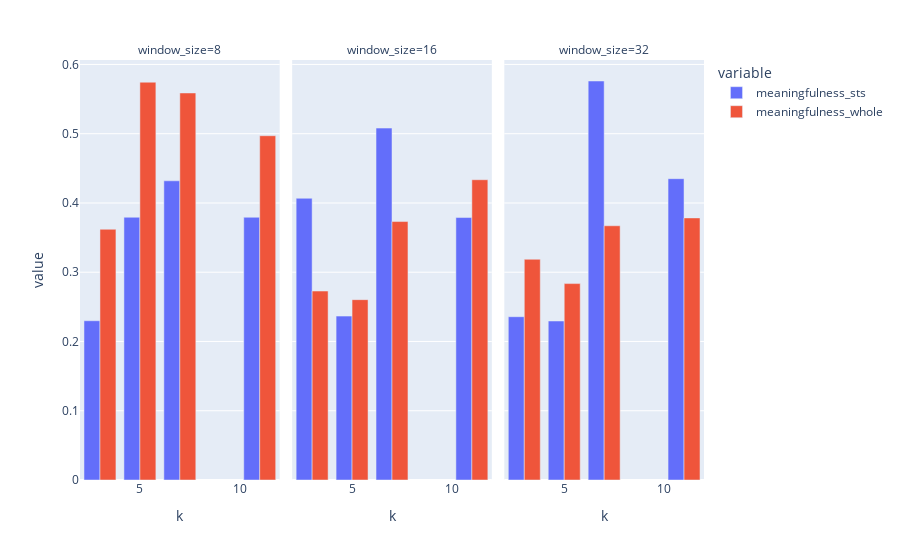

Here is the notebook cell this chart was saved with:
### Code cell
n = 10
r = 3
ks = np.array([3,5,7,11])
ws = np.array([8,16,32])

normalizers = ['none','snd','min-max']
cluster_algos = ['kmeans','agglo','gmm']
distance_metrics = ['eukl']
time_series = [np_spx_short,
               np_spx_long,
               np_min_daily_temp,
               np_bip_de,
               np_dax,
               np_dax_alltime,
               np_bitcoin_alltime]

current_normalizer = normalizers[2]
# used clustering algorithm
current_cluster_algo = cluster_algos[0]
# used time series
current_time_series = time_series[0]

current_distance_metric = distance_metrics[0]

# reduces de sampling size of the random sampled subsequences that are used for whole clustering
# if false the random samples matrix has the same height as the sts matrix
reduced_sampling_size = True
dim_red = False


# Here it begins
meaningfulness_sts = []
meaningfulness_whole = []

random_walk = create_random_walk(current_time_series)
# or other opposing timeseries
random_walk = time_series[5]


print("n: "+str(n)+", r: "+str(r))
for k in ks:
    for w in ws:
        sts,whole = calculate_meaningfulness(ts=current_time_series, random_walk=random_walk, n=n, k=k, w=w, r=r,
                                             normalizer=current_normalizer, dist_metric_name=current_distance_metric,
                                             cluster_algor_name=current_cluster_algo,
                                             reduced_sampling_size=reduced_sampling_size,
                                             dim_red=dim_red)
        meaningfulness_sts.append([w,k,sts])
        meaningfulness_whole.append([w,k,whole])
        print("k="+str(k)+", w="+str(w)+" -- STS: "+str(sts)+", Whole: "+str(whole)+"")

df_sts = pd.DataFrame(meaningfulness_sts, columns=['window_size','k','meaningfulness_sts'])
df_whole = pd.DataFrame(meaningfulness_whole, columns=['window_size','k','meaningfulness_whole'])

join_keys = ['window_size','k']
df_meaningfulness = pd.merge(left=df_sts, right=df_whole, right_on=join_keys, left_on=join_keys)
#display(df_meaningfulness)

df = df_meaningfulness.melt(id_vars=['window_size', 'k'])
px.bar(df, x='k', y='value', color='variable', barmode='group', facet_col='window_size')

### Figure 1 — Plotly figure (JSON) as saved in the notebook; plotly's stock layout.template omitted (floating-point values rounded to 4 significant figures)
{"data": [{"alignmentgroup": "True", "hovertemplate": "variable=meaningfulness_sts<br>window_size=8<br>k=%{x}<br>value=%{y}<extra></extra>", "legendgroup": "meaningfulness_sts", "marker": {"color": "#636efa"}, "name": "meaningfulness_sts", "offsetgroup": "meaningfulness_sts", "orientation": "v", "showlegend": true, "textposition": "auto", "type": "bar", "x": [3, 5, 7, 11], "xaxis": "x", "y": [0.2299, 0.3794, 0.432, 0.3793], "yaxis": "y"}, {"alignmentgroup": "True", "hovertemplate": "variable=meaningfulness_sts<br>window_size=16<br>k=%{x}<br>value=%{y}<extra></extra>", "legendgroup": "meaningfulness_sts", "marker": {"color": "#636efa"}, "name": "meaningfulness_sts", "offsetgroup": "meaningfulness_sts", "orientation": "v", "showlegend": false, "textposition": "auto", "type": "bar", "x": [3, 5, 7, 11], "xaxis": "x2", "y": [0.4068, 0.2366, 0.5081, 0.379], "yaxis": "y2"}, {"alignmentgroup": "True", "hovertemplate": "variable=meaningfulness_sts<br>window_size=32<br>k=%{x}<br>value=%{y}<extra></extra>", "legendgroup": "meaningfulness_sts", "marker": {"color": "#636efa"}, "name": "meaningfulness_sts", "offsetgroup": "meaningfulness_sts", "orientation": "v", "showlegend": false, "textposition": "auto", "type": "bar", "x": [3, 5, 7, 11], "xaxis": "x3", "y": [0.2358, 0.2296, 0.5761, 0.4351], "yaxis": "y3"}, {"alignmentgroup": "True", "hovertemplate": "variable=meaningfulness_whole<br>window_size=8<br>k=%{x}<br>value=%{y}<extra></extra>", "legendgroup": "meaningfulness_whole", "marker": {"color": "#EF553B"}, "name": "meaningfulness_whole", "offsetgroup": "meaningfulness_whole", "orientation": "v", "showlegend": true, "textposition": "auto", "type": "bar", "x": [3, 5, 7, 11], "xaxis": "x", "y": [0.362, 0.5744, 0.5588, 0.4971], "yaxis": "y"}, {"alignmentgroup": "True", "hovertemplate": "variable=meaningfulness_whole<br>window_size=16<br>k=%{x}<br>value=%{y}<extra></extra>", "legendgroup": "meaningfulness_whole", "marker": {"color": "#EF553B"}, "name": "meaningfulness_whole", "offsetgroup": "meaningfulness_whole", "orientation": "v", "showlegend": false, "textposition": "auto", "type": "bar", "x": [3, 5, 7, 11], "xaxis": "x2", "y": [0.2728, 0.2604, 0.3732, 0.4336], "yaxis": "y2"}, {"alignmentgroup": "True", "hovertemplate": "variable=meaningfulness_whole<br>window_size=32<br>k=%{x}<br>value=%{y}<extra></extra>", "legendgroup": "meaningfulness_whole", "marker": {"color": "#EF553B"}, "name": "meaningfulness_whole", "offsetgroup": "meaningfulness_whole", "orientation": "v", "showlegend": false, "textposition": "auto", "type": "bar", "x": [3, 5, 7, 11], "xaxis": "x3", "y": [0.3187, 0.2836, 0.3671, 0.3784], "yaxis": "y3"}], "layout": {"annotations": [{"font": {}, "showarrow": false, "text": "window_size=8", "x": 0.16, "xanchor": "center", "xref": "paper", "y": 1.0, "yanchor": "bottom", "yref": "paper"}, {"font": {}, "showarrow": false, "text": "window_size=16", "x": 0.5, "xanchor": "center", "xref": "paper", "y": 1.0, "yanchor": "bottom", "yref": "paper"}, {"font": {}, "showarrow": false, "text": "window_size=32", "x": 0.84, "xanchor": "center", "xref": "paper", "y": 1.0, "yanchor": "bottom", "yref": "paper"}], "barmode": "group", "legend": {"title": {"text": "variable"}, "tracegroupgap": 0}, "margin": {"t": 60}, "xaxis": {"anchor": "y", "domain": [0.0, 0.32], "title": {"text": "k"}}, "xaxis2": {"anchor": "y2", "domain": [0.34, 0.66], "matches": "x", "title": {"text": "k"}}, "xaxis3": {"anchor": "y3", "domain": [0.68, 1.0], "matches": "x", "title": {"text": "k"}}, "yaxis": {"anchor": "x", "domain": [0.0, 1.0], "title": {"text": "value"}}, "yaxis2": {"anchor": "x2", "domain": [0.0, 1.0], "matches": "y", "showticklabels": false}, "yaxis3": {"anchor": "x3", "domain": [0.0, 1.0], "matches": "y", "showticklabels": false}}}
